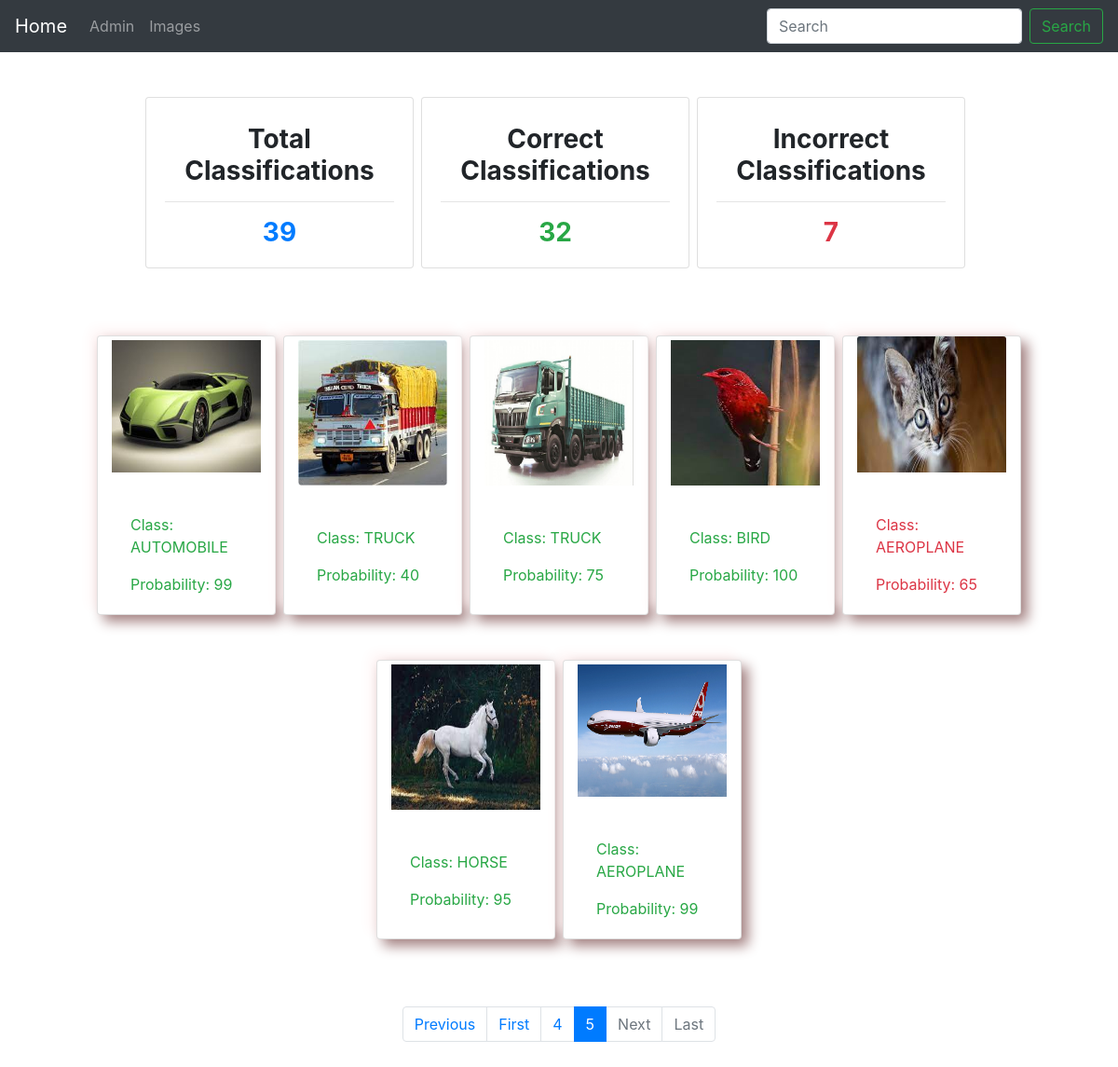
Screenshot of /images/?page=5 with the database file from the repository.
### PhotoAlbum/models.py (models this page shows, shortened)
class Classification(models.Model):
    id = models.AutoField(primary_key = True)
    image = models.ImageField(upload_to ='results/')
    label = models.CharField(max_length = 50,default='AEROPLANE')
    classification_category = models.CharField(max_length = 50,default='')
    probability = models.IntegerField()

### PhotoAlbum/views.py (the view)
# urls.py: path('images/',views.images , name='images')
def images(request):
    if request.method == 'POST':
        query = request.POST.get('search')
        allPredsClass = Classification.objects.filter(classification_category__icontains = query)
        allPredsLabel = Classification.objects.filter(label__icontains = query)
        allPreds = allPredsClass.union(allPredsLabel)
        total = len(allPreds)
        pos = 0
        neg = 0
        for i in allPreds:
            if i.classification_category == i.label:
                pos+=1
            else:
                neg+=1
        context={'total':total,'pos':pos,'neg':neg,'pagn':False}
    else:
        allPreds = Classification.objects.all().order_by('-id')
        total = len(allPreds)
        pos = len(Classification.objects.filter(classification_category__contains=F('label')))
        neg = total - pos
        context={'total':total,'pos':pos,'neg':neg,'pagn':True}
    paginator = Paginator(allPreds, 8)
    page_num = request.GET.get('page',1)
    try:
        preds = paginator.page(page_num)
    except EmptyPage:
        preds = paginator.page(2)
    except PageNotAnInteger:
        preds = paginator.page(1)
    context['preds']=preds
    return render(request,'images.html',context)

### PhotoAlbum/templates/images.html (shortened to what this page needs)
{% extends 'basic.html' %}
{% block body %}
<div class="container my-5">
      <div class="row d-flex justify-content-center">
        <div class="card mr-2" style="width: 18rem;">
          <div class="card-body">
            <h3 class="card-title text-center my-2 font-weight-bold ">Total Classifications</h3>
            <hr>
            <h3 class="card-text text-center font-weight-bold text-primary">{{total}}</h3>
          </div>
        </div>
        <div class="card mr-2 rounded" style="width: 18rem;">
          <div class="card-body">
            <h3 class="card-title text-center my-2 font-weight-bold ">Correct Classifications</h3>
            <hr>
            <h3 class="card-text text-center font-weight-bold text-success">{{pos}}</h3>
          </div>
        </div>
        <div class="card mr-2" style="width: 18rem;">
          <div class="card-body">
            <h3 class="card-title text-center my-2 font-weight-bold">Incorrect Classifications</h3>
            <hr>
            <h3 class="card-text text-center font-weight-bold text-danger">{{neg}}</h3>
          </div>
        </div>
  </div>
</div>
<div class="mx-4 my-3 d-flex justify-content-center row">
{% for img in preds %}
{% if img.label == img.classification_category %}
<div class="card col-md-2 mx-1 my-4 rounded " style="width: 202px;height:300px;box-shadow:  7px 7px 14px #a38181,
             -7px -7px 14px #fff5f5;">
  <img class="card-img-top pt-1" src="/media/{{img.image}}" style="width: 100%; height:160px;" alt="Card image cap">
  <br>
  <div class="card-body text-success">
    <p class="card-text bold">Class: {{img.classification_category}}</p>
    <p class="card-text bold">Probability: {{img.probability}}</p>
  </div>
</div>
{% else %}
<div class="card col-md-2 mx-1 my-4 rounded " style="width: 202px;height:300px;box-shadow:  7px 7px 14px #a38181,
             -7px -7px 14px #fff5f5;">
  <img class="card-img-top" src="/media/{{img.image}}" style="width: 100%; height:160px;" alt="Card image cap">
  <br>
  <div class="card-body text-danger">
    <p class="card-text bold">Class: {{img.classification_category}}</p>
    <p class="card-text bold">Probability: {{img.probability}}</p>
  </div>
</div>
{% endif %}
{% endfor %}
</div>
{% if pagn %}
<div class="container my-5">
  <div class="d-flex justify-content-center">
    <nav aria-label="...">
      <ul class="pagination">
        {% if preds.has_previous %}
        <li class="page-item">
          <a class="page-link" href="{% url 'images' %}?page={{preds.previous_page_number}}" tabindex="-1">Previous</a>
        </li>
        <li class="page-item">
          <a class="page-link" href="?page=1">First</a>
        </li>
        <li class="page-item"><a class="page-link" href="{% url 'images' %}?page={{preds.previous_page_number}}">{{preds.previous_page_number}}</a></li>
        {% endif %}
        <li class="page-item active">
          <a class="page-link" href="#">{{preds.number}} <span class="sr-only">(current)</span></a>
        </li>
        {% if preds.has_next %}
        <li class="page-item"><a class="page-link" href="{% url 'images' %}?page={{preds.next_page_number}}">{{preds.next_page_number}}</a></li>
        <li class="page-item">
          <a class="page-link" href="{% url 'images' %}?page={{preds.next_page_number}}">Next</a>
        </li>
        <li class="page-item">
          <a class="page-link" href="{% url 'images' %}?page={{preds.paginator.num_pages}}">Last <span class="sr-only"></span></a>
        </li>
        {% else %}
        <li class="page-item disabled">
          <a class="page-link" href="">Next</a>
        </li>
        <li class="page-item disabled">
          <a class="page-link" href="{% url 'images' %}?page={{preds.paginator.num_pages}}">Last </a>
        </li>
        {% endif %}
      </ul>
    </nav>
  </div>
</div>
{% endif %}
{% endblock body %}

### rows the page displays
Classification: image (picture), classification_category "AUTOMOBILE", probability "99"
Classification: image (picture), classification_category "TRUCK", probability "40"
Classification: image (picture), classification_category "TRUCK", probability "75"
Classification: image (picture), classification_category "BIRD", probability "100"
Classification: image (picture), classification_category "AEROPLANE", probability "65"
Classification: image (picture), classification_category "HORSE", probability "95"
Classification: image (picture), classification_category "AEROPLANE", probability "99"

### other values shown
{{ total }} "39"
{{ pos }} "32"
{{ neg }} "7"
{{ preds.previous_page_number }} "4"
{{ preds.number }} "5"
